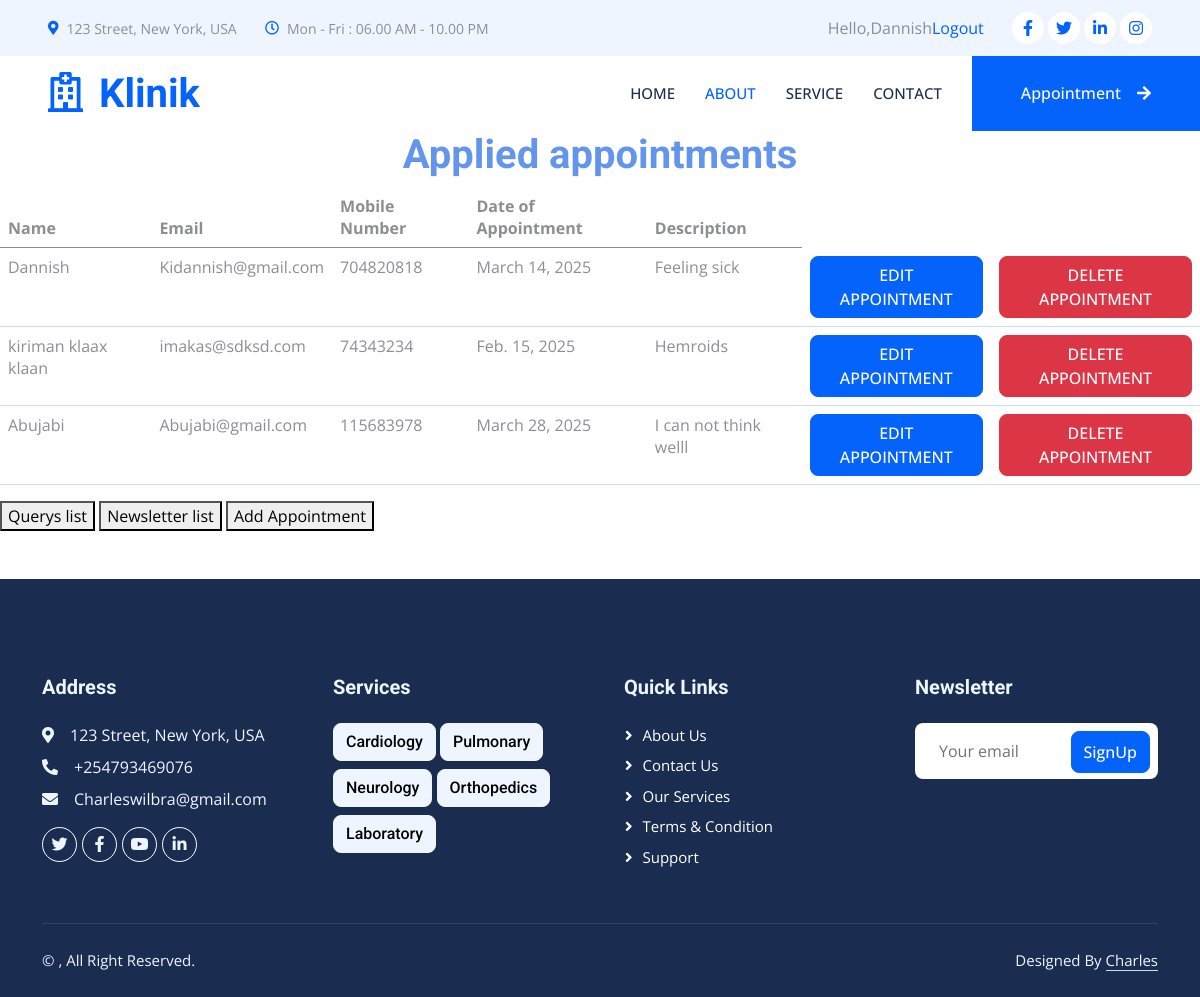
Page /hosi/appointmentslist/ (signed in) on the committed database.
### hosi/models.py (models this page shows, shortened)
class Appointment(models.Model):
    name = models.CharField(max_length=20)
    number = models.IntegerField()
    email = models.TextField()
    description = models.TextField()
    visit_date = models.DateField()
    objects = models.Manager()

### hosi/views.py (the view)
# urls.py: path('appointmentslist/', views.Appointmentslist, name='appointmentslist'),
@login_required(login_url='loginPage')
def Appointmentslist(request):
    appointments = Appointment.objects.all()
    return render(request, 'appointmentslist.html',{'appointments': appointments})

### hosi/templates/appointmentslist.html (shortened to what this page needs)
{% extends "base.html" %}
{% block content %}
<table class="table">
    <h1 style="text-align: center;color: cornflowerblue">Applied appointments</h1>
    <thead>
    <tr>
        <th>Name</th>
        <th>Email</th>
        <th>Mobile Number</th>
        <th>Date of Appointment</th>
        <th>Description</th>
    </tr>
    </thead>
    <tbody>
       {% for y in appointments %}
          <tr>
              <td>{{ y.name }}</td>
              <td>{{ y.email }}</td>
              <td>{{ y.number }}</td>
              <td>{{ y.visit_date }}</td>
              <td>{{ y.description }}</td>
              <td>
                  <a href="{% url 'editappointment' y.id %}" class="btn btn-primary" type="button" >EDIT APPOINTMENT</a>
              </td>
              <td>
                  <a href="{% url 'deleteappointment' y.id %}" class="btn btn-danger" type="button" onclick="return confirm('Are you sure you want to delete the Appointment?')">DELETE APPOINTMENT</a>
              </td>
          </tr>
       {% endfor %}
    </tbody>
</table>
<a href="{% url 'querylist' %}">
    <button>Querys list</button>
</a>
<a href="{% url 'newsletterlist' %}">
    <button>Newsletter list</button>
</a>
<a href="{% url 'index' %}">
    <button>Add Appointment</button>
</a>
{% endblock %}

### hosi/templates/base.html (shortened to what this page needs)
{% load static %}
<html lang="en">
<head>
    <link href="https://cdnjs.cloudflare.com/ajax/libs/font-awesome/5.10.0/css/all.min.css" rel="stylesheet">
    <link href="https://cdn.jsdelivr.net/npm/bootstrap-icons@1.4.1/font/bootstrap-icons.css" rel="stylesheet">
    <link href="{% static 'lib/animate/animate.min.css' %}" rel="stylesheet">
    <link href="{% static 'lib/owlcarousel/assets/owl.carousel.min.css' %}" rel="stylesheet">
    <link href="{% static 'lib/tempusdominus/css/tempusdominus-bootstrap-4.min.css' %}" rel="stylesheet" />
    <link href="{% static 'css/bootstrap.min.css' %}" rel="stylesheet">
    <link href="{% static 'css/style.css' %}" rel="stylesheet">
</head>
<body>
{% block navbar %}
    <div class="container-fluid bg-light p-0 wow fadeIn" data-wow-delay="0.1s">
        <div class="row gx-0 d-none d-lg-flex">
            <div class="col-lg-7 px-5 text-start">
                <div class="h-100 d-inline-flex align-items-center py-3 me-4">
                    <small class="fa fa-map-marker-alt text-primary me-2"></small>
                    <small>123 Street, New York, USA</small>
                </div>
                <div class="h-100 d-inline-flex align-items-center py-3">
                    <small class="far fa-clock text-primary me-2"></small>
                    <small>Mon - Fri : 06.00 AM - 10.00 PM</small>
                </div>
            </div>
            <div class="col-lg-5 px-5 text-end">
                <div class="h-100 d-inline-flex align-items-center py-3 me-4">
                    <span>Hello,{{request.user}}</span>
                    <span><a href="{% url 'logout' %}">Logout</a></span>
                </div>
                <div class="h-100 d-inline-flex align-items-center">
                    <a class="btn btn-sm-square rounded-circle bg-white text-primary me-1" href=""><i class="fab fa-facebook-f"></i></a>
                    <a class="btn btn-sm-square rounded-circle bg-white text-primary me-1" href=""><i class="fab fa-twitter"></i></a>
                    <a class="btn btn-sm-square rounded-circle bg-white text-primary me-1" href=""><i class="fab fa-linkedin-in"></i></a>
                    <a class="btn btn-sm-square rounded-circle bg-white text-primary me-0" href=""><i class="fab fa-instagram"></i></a>
                </div>
            </div>
        </div>
    </div>
    <nav class="navbar navbar-expand-lg bg-white navbar-light sticky-top p-0 wow fadeIn" data-wow-delay="0.1s">
        <a href="{% url 'index' %}" class="navbar-brand d-flex align-items-center px-4 px-lg-5">
            <h1 class="m-0 text-primary"><i class="far fa-hospital me-3"></i>Klinik</h1>
        </a>
        <div class="collapse navbar-collapse" id="navbarCollapse">
            <div class="navbar-nav ms-auto p-4 p-lg-0">
                <a href="{% url 'index' %}" class="nav-item nav-link ">Home</a>
                <a href="{% url 'about' %}" class="nav-item nav-link active">About</a>
                <a href="{% url 'services' %}" class="nav-item nav-link">Service</a>
                <a href="{% url 'contact' %}" class="nav-item nav-link">Contact</a>
            </div>
            <a href="{% url 'index' %}" class="btn btn-primary rounded-0 py-4 px-lg-5 d-none d-lg-block">Appointment<i class="fa fa-arrow-right ms-3"></i></a>
        </div>
    </nav>
{% endblock %}
{% block content %}
{% endblock %}
{% block footer %}
<div class="container-fluid bg-dark text-light footer mt-5 pt-5 wow fadeIn" data-wow-delay="0.1s">
        <div class="container py-5">
            <div class="row g-5">
                <div class="col-lg-3 col-md-6">
                    <h5 class="text-light mb-4">Address</h5>
                    <p class="mb-2"><i class="fa fa-map-marker-alt me-3"></i>123 Street, New York, USA</p>
                    <p class="mb-2"><i class="fa fa-phone-alt me-3"></i>+254793469076</p>
                    <p class="mb-2"><i class="fa fa-envelope me-3"></i>Charleswilbra@gmail.com</p>
                    <div class="d-flex pt-2">
                        <a class="btn btn-outline-light btn-social rounded-circle" href=""><i class="fab fa-twitter"></i></a>
                        <a class="btn btn-outline-light btn-social rounded-circle" href=""><i class="fab fa-facebook-f"></i></a>
                        <a class="btn btn-outline-light btn-social rounded-circle" href=""><i class="fab fa-youtube"></i></a>
                        <a class="btn btn-outline-light btn-social rounded-circle" href=""><i class="fab fa-linkedin-in"></i></a>
                    </div>
                </div>
                <div class="col-lg-3 col-md-6">
                    <h5 class="text-light mb-4">Services</h5>
                    <h6 class="btn btn-light">Cardiology</h6>
                    <h6 class="btn btn-light">Pulmonary</h6>
                    <h6 class="btn btn-light">Neurology</h6>
                    <h6 class="btn btn-light">Orthopedics</h6>
                    <h6 class="btn btn-light">Laboratory</h6>
                </div>
                <div class="col-lg-3 col-md-6">
                    <h5 class="text-light mb-4">Quick Links</h5>
                    <a class="btn btn-link" href="{% url 'about' %}">About Us</a>
                    <a class="btn btn-link" href="{% url 'contact' %}">Contact Us</a>
                    <a class="btn btn-link" href="{% url 'services' %}">Our Services</a>
                    <a class="btn btn-link" href="{% url 'index' %}">Terms & Condition</a>
                    <a class="btn btn-link" href="{% url 'contact' %}">Support</a>
                </div>
                <div class="col-lg-3 col-md-6">
                    <h5 class="text-light mb-4">Newsletter</h5>
                    <div class="position-relative mx-auto" style="max-width: 400px;">
                        <form action="{% url 'Newsletter' %}" method="POST">
                             <input class="form-control border-0 w-100 py-3 ps-4 pe-5" type="email" name="email" placeholder="Your email" required>
                             <button type="submit" class="btn btn-primary py-2 position-absolute top-0 end-0 mt-2 me-2">SignUp</button>
                        </form>
                    </div>
                </div>
            </div>
        </div>
        <div class="container">
            <div class="copyright">
                <div class="row">
                    <div class="col-md-6 text-center text-md-start mb-3 mb-md-0">
                        &copy; <a class="border-bottom" href="#"></a>, All Right Reserved.
                    </div>
                    <div class="col-md-6 text-center text-md-end">
                        Designed By <a class="border-bottom" href="">Charles</a>
                    </div>
                </div>
            </div>
        </div>
    </div>
{% endblock %}
</body>
</html>

### static/css/style.css (style rules this page uses)
:root { --primary: #0463FA; --light: #EFF5FF; --dark: #1B2C51; }
.btn { font-weight: 500; transition: .5s; }
.btn.btn-primary, .btn.btn-secondary { color: #FFFFFF; }
.btn-sm-square { width: 32px; height: 32px; }
.btn-square, .btn-sm-square, .btn-lg-square { padding: 0; display: flex; align-items: center; justify-content: center; font-weight: normal; }
.navbar .navbar-nav .nav-link { margin-right: 30px; padding: 25px 0; color: #FFFFFF; font-size: 15px; font-weight: 500; text-transform: uppercase; outline: none; }
.navbar .navbar-nav .nav-link:hover, .navbar .navbar-nav .nav-link.active { color: var(--primary); }
.navbar .navbar-brand, .navbar a.btn { height: 75px; }
.navbar .navbar-nav .nav-link { color: var(--dark); font-weight: 500; }
.navbar.sticky-top { top: -100px; transition: .5s; }
.footer .btn.btn-social { margin-right: 5px; width: 35px; height: 35px; display: flex; align-items: center; justify-content: center; color: var(--light); border: 1px solid #FFFFFF; transition: .3s; }
.footer .btn.btn-link { display: block; margin-bottom: 5px; padding: 0; text-align: left; color: #FFFFFF; font-size: 15px; font-weight: normal; text-transform: capitalize; transition: .3s; }
.footer .btn.btn-link::before { position: relative; content: "\f105"; font-family: "Font Awesome 5 Free"; font-weight: 900; margin-right: 10px; }
.footer .copyright { padding: 25px 0; font-size: 15px; border-top: 1px solid rgba(256, 256, 256, .1); }
.footer .copyright a { color: var(--light); }

### rows in the picture
Appointment: name "Dannish", email "Kidannish@gmail.com", number "704820818", visit_date "March 14, 2025", description "Feeling sick"
Appointment: name "kiriman klaax klaan", email "imakas@sdksd.com", number "74343234", visit_date "Feb. 15, 2025", description "Hemroids"
Appointment: name "Abujabi", email "Abujabi@gmail.com", number "115683978", visit_date "March 28, 2025", description "I can not think welll"

### other values in the picture
{{ request.user }} "Dannish"
